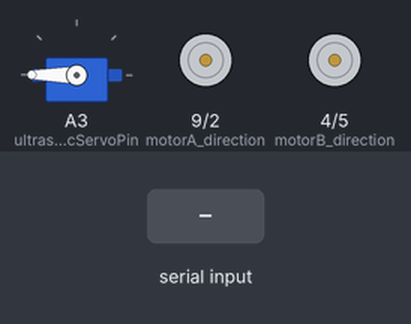
A sketch run on a simulated Arduino Uno, built with avr-gcc and run on an emulated ATmega328P. Shown: servo, direction and speed pins drawn as motors (green arrow = direction pin HIGH = forward, orange = LOW = backward, longer = more drive). The test bench sets the inputs (shaded band).

Above: at 1.2 s.
1.3 s: "forward\n" received over Serial
At 2.1 s:
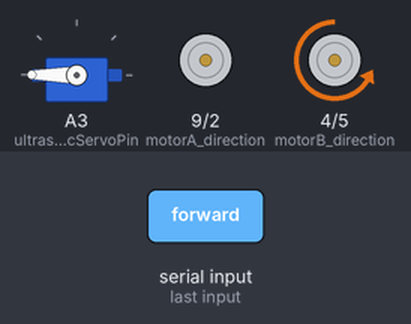
2.8 s: "left\n" received over Serial
At 3.2 s:
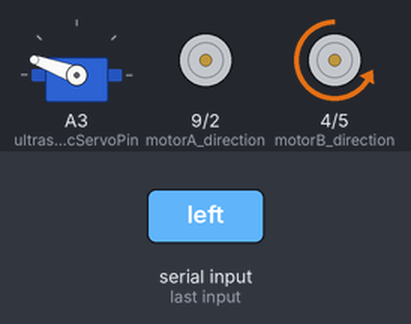
4.3 s: "backward\n" received over Serial
At 5.7 s:
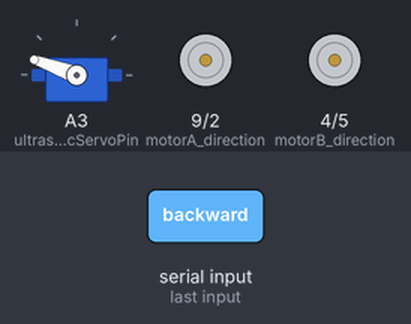
Timing chart, 0 to 7.3 s (numbered marks = the images above; inputs shaded):
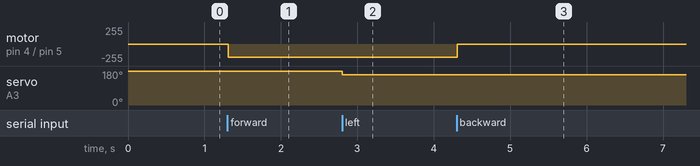

The sketch:

BLE_Control.ino
```cpp
String message;

#define motorA_direction 9     //direction control pin of A motor / L
#define motorA_PWM 2   //PWM control pin of A motor

#define motorB_direction 4    //direction control pin of B motor
#define motorB_PWM 5   //PWM control pin of B motor / R

#include <Servo.h>
Servo servo;

#define ultrasonicServoPin A3

void setup(){
  Serial.begin(9600);
  pinMode(ultrasonicServoPin, OUTPUT);
  pinMode(motorA_direction, OUTPUT);
  pinMode(motorA_PWM,OUTPUT);
  pinMode(motorB_direction,OUTPUT);
  pinMode(motorB_PWM,OUTPUT);
  servo.attach(ultrasonicServoPin);
  servo.write(180);
}

void servoRight(){
    servo.write(30);
}

void forward(){
  digitalWrite(motorA_direction,HIGH);
  analogWrite(motorA_PWM,10);
  digitalWrite(motorB_direction,LOW);
  analogWrite(motorB_PWM,200);
}

void stopMotors(){
  digitalWrite(motorA_direction,LOW);
  analogWrite(motorA_PWM,0);
  digitalWrite(motorB_direction,LOW);
  analogWrite(motorB_PWM,0);
  }


/*void right(){}

void backward(){}

void left(){}*/

void loop(){
  if(Serial.available()){
    message = Serial.readStringUntil('\n');


    if(message == "forward"){
      forward();
    }
    else if(message == "right"){
      servo.write(200);
      }
    else if(message == "left"){
      servo.write(160);
      }
     else if(message == "backward"){
      stopMotors();
     }
     else{
      Serial.println(message);
     }


  }
}
```

Measured:
- after the input at 1.3 s, motor on pin 4 (motorB_direction) / pin 5 (motorB_PWM): stopped → backward 200/255 at once
- after the input at 2.8 s, servo on A3 (ultrasonicServoPin): 180° → 160° at once
- after the input at 4.3 s, motor on pin 4 (motorB_direction) / pin 5 (motorB_PWM): backward 200/255 → stopped at once
